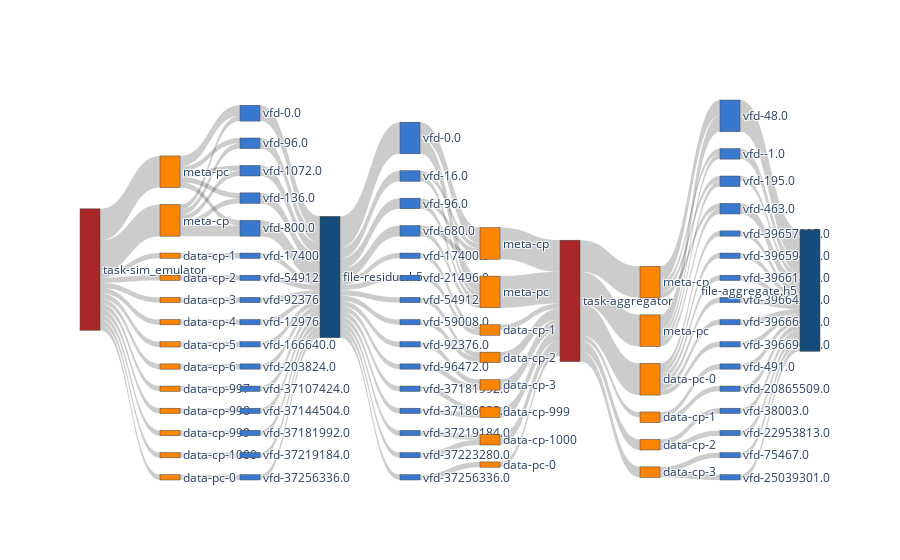

Source (notebook cell):
### Code cell
f2_nodes, f2_nodes_dict = get_nodes_for_sankey(F2,rm_tags=['sim','agg_r','agg_w'])

# print(node_ref2)

f2_links = get_links_for_sankey(F2, f2_nodes_dict)
fig = go.Figure(go.Sankey(
            node = f2_nodes,
            link = f2_links, orientation='h'))
fig.show()
fig.write_html(f"{path}/sankey-sim_w_agg_r_w-vol-vfd.html")

### Figure 1 — Plotly figure (JSON) as saved in the notebook; plotly's stock layout.template omitted (floating-point values rounded to 4 significant figures; data arrays with more than 128 entries replaced by an {"elided": "..."} marker saying what was removed)
{"data": [{"link": {"label": {"elided": "134 str values"}, "source": {"elided": "134 int values"}, "target": {"elided": "134 int values"}, "value": {"elided": "134 int values"}}, "node": {"color": ["#ab2626", "#fc8403", "#fc8403", "#fc8403", "#fc8403", "#fc8403", "#fc8403", "#fc8403", "#fc8403", "#fc8403", "#fc8403", "#fc8403", "#fc8403", "#fc8403", "#3879cf", "#3879cf", "#3879cf", "#3879cf", "#3879cf", "#3879cf", "#3879cf", "#3879cf", "#3879cf", "#3879cf", "#3879cf", "#3879cf", "#3879cf", "#3879cf", "#3879cf", "#3879cf", "#154c79", "#3879cf", "#3879cf", "#3879cf", "#3879cf", "#3879cf", "#3879cf", "#3879cf", "#3879cf", "#3879cf", "#3879cf", "#3879cf", "#3879cf", "#3879cf", "#3879cf", "#3879cf", "#fc8403", "#fc8403", "#fc8403", "#fc8403", "#fc8403", "#fc8403", "#fc8403", "#fc8403", "#ab2626", "#fc8403", "#fc8403", "#fc8403", "#fc8403", "#fc8403", "#fc8403", "#3879cf", "#3879cf", "#3879cf", "#3879cf", "#3879cf", "#3879cf", "#3879cf", "#3879cf", "#3879cf", "#3879cf", "#3879cf", "#3879cf", "#3879cf", "#3879cf", "#3879cf", "#3879cf", "#154c79"], "label": ["task-sim_emulator", "meta-cp", "meta-pc", "data-cp-1", "data-cp-2", "data-cp-3", "data-cp-4", "data-cp-5", "data-cp-6", "data-cp-997", "data-cp-998", "data-cp-999", "data-cp-1000", "data-pc-0", "vfd-0.0", "vfd-96.0", "vfd-1072.0", "vfd-136.0", "vfd-800.0", "vfd-17400.0", "vfd-54912.0", "vfd-92376.0", "vfd-129768.0", "vfd-166640.0", "vfd-203824.0", "vfd-37107424.0", "vfd-37144504.0", "vfd-37181992.0", "vfd-37219184.0", "vfd-37256336.0", "file-residue.h5", "vfd-0.0", "vfd-16.0", "vfd-96.0", "vfd-680.0", "vfd-17400.0", "vfd-21496.0", "vfd-54912.0", "vfd-59008.0", "vfd-92376.0", "vfd-96472.0", "vfd-37181992.0", "vfd-37186088.0", "vfd-37219184.0", "vfd-37223280.0", "vfd-37256336.0", "meta-cp", "meta-pc", "data-cp-1", "data-cp-2", "data-cp-3", "data-cp-999", "data-cp-1000", "data-pc-0", "task-aggregator", "meta-cp", "meta-pc", "data-cp-1", "data-cp-2", "data-cp-3", "data-pc-0", "vfd--1.0", "vfd-48.0", "vfd-195.0", "vfd-463.0", "vfd-491.0", "vfd-20865509.0", "vfd-38003.0", "vfd-22953813.0", "vfd-75467.0", "vfd-25039301.0", "vfd-39657087.0", "vfd-39659487.0", "vfd-39661887.0", "vfd-39664287.0", "vfd-39666687.0", "vfd-39669087.0", "file-aggregate.h5"], "x": [], "y": []}, "orientation": "h", "type": "sankey"}], "layout": {}}
